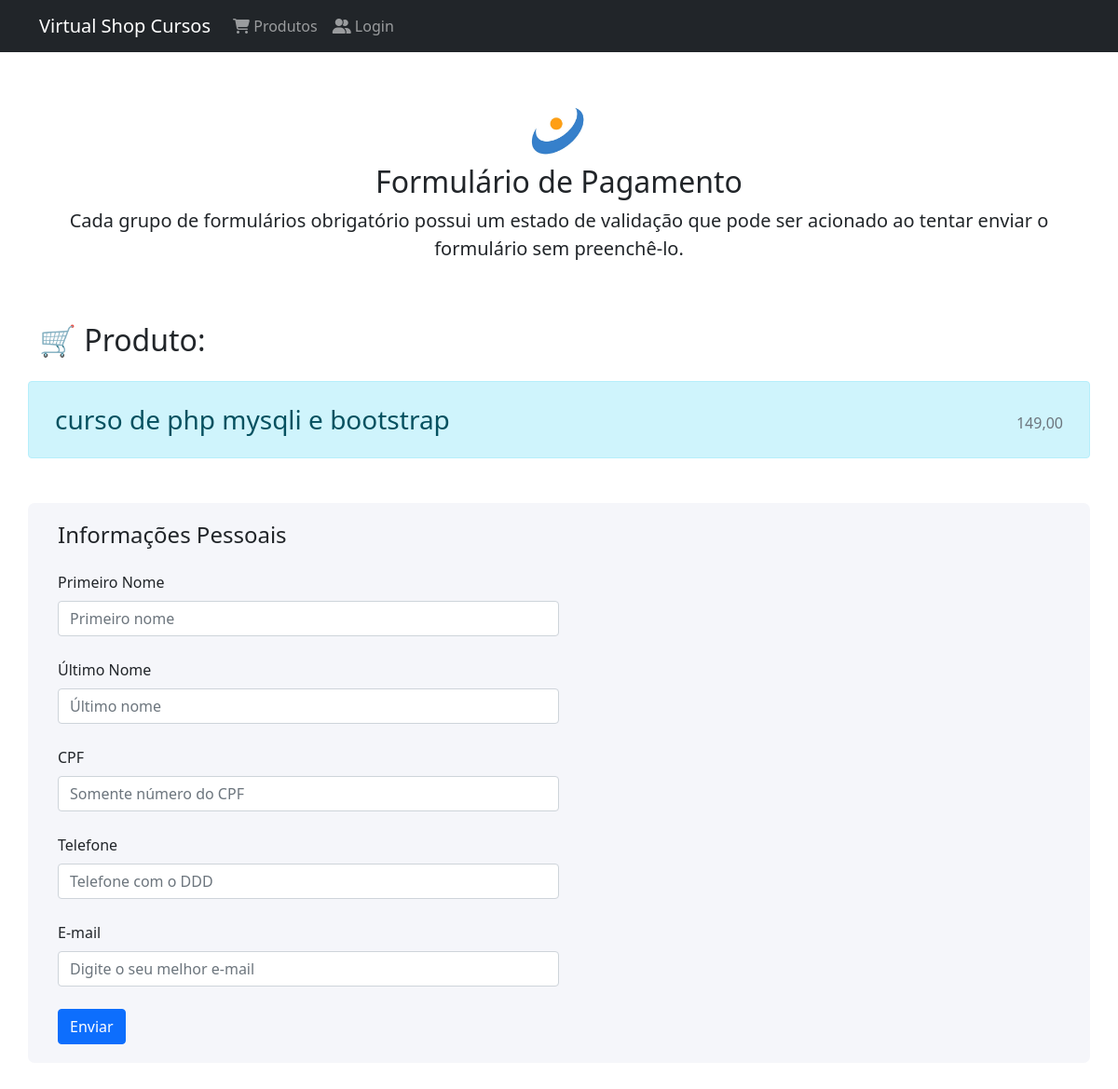
Page /View/checkout.php?id=3 on the earlier database version.
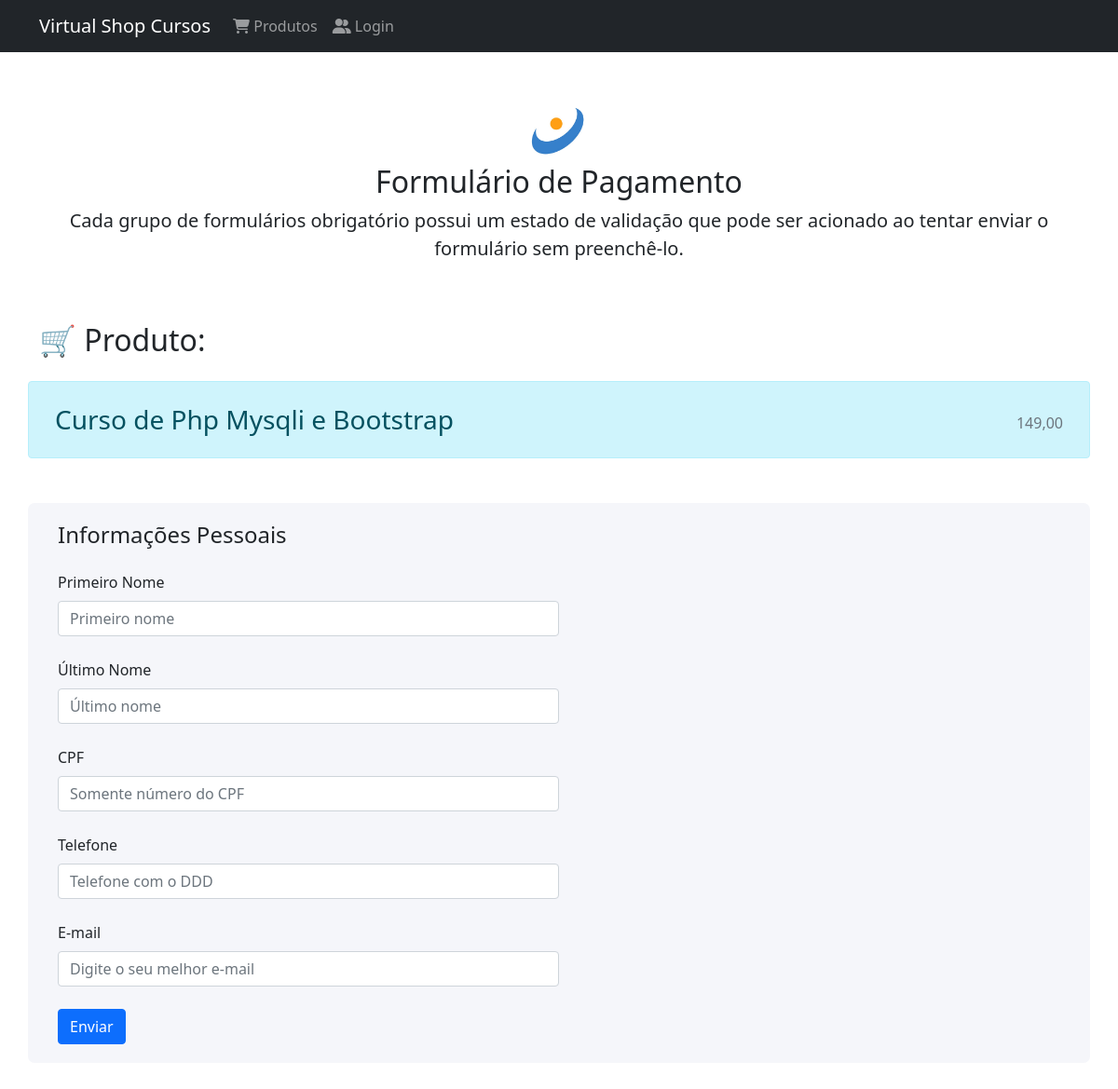
Same page on the later database version.
### tables this page shows
CREATE TABLE `products` (
  `id` int(11) NOT NULL,
  `name` varchar(220) NOT NULL,
  `description` text NOT NULL,
  `price` double NOT NULL,
  `images` varchar(220) DEFAULT NULL,
  `created` datetime NOT NULL,
  `modified` datetime DEFAULT NULL
);

### View/checkout.php (the view, shortened to what this page needs)
<?php
include_once('../model/connection.php');
$courseID = filter_input(INPUT_GET, 'id', FILTER_SANITIZE_NUMBER_INT);
if(!empty($_GET['id'])){
?>
<!DOCTYPE html>
<html lang="en">
<head>
    <link href="https://cdn.jsdelivr.net/npm/bootstrap@5.0.0-beta3/dist/css/bootstrap.min.css" rel="stylesheet">
</head>
<body>
    <?php include('navbar.php'); ?>
    <div class="container">
        <div class="py-5 text-center">
            <img src="../images/logo/logo.jpg" alt="logo" height="72" width="72">
            <h2>Formulário de Pagamento</h2>
            <p class="lead">Cada grupo de formulários obrigatório possui um estado de validação que pode ser acionado ao tentar enviar o formulário sem preenchê-lo.</p>
        </div>
        <?php
        $query = 'SELECT id, name, price FROM products Where id = :id LIMIT 1;';
        $executeQuery = $connection->prepare($query);
        $executeQuery->bindParam(':id', $courseID, PDO::PARAM_INT);
        $executeQuery->execute();
        if ($executeQuery->rowCount() > 0) {
            $productsResult = $executeQuery->fetchAll(PDO::FETCH_ASSOC);
        } else {
            return [];
        }
        foreach ($productsResult as $item) { ?>
            <h2>🛒 Produto:</h2>
            <div class="row mb-5 mt-4 alert alert-info" role="alert">
                <div class="col-md-8 mt-2">
                    <h3><?php echo $item['name']; ?></h3>
                </div>
                <div class="col-md-4 mt-3 text-end">
                    <div class="mb-1 text-muted"><?php echo number_format($item['price'], 2, ",", "."); ?></div>
                </div>
            </div>
        <?php } ?>
        <div class="row mb-5" style="background-color: #f5f6fa;padding: 20px;box-sizing: border-box;border-radius: 7px;">
            <div class="col-md-12">
                <h4 class="mb-3">Informações Pessoais</h4>
                <form>
                    <div class="form-row">
                        <div class="form-group col-md-6 mt-4">
                            <label for="first_name">Primeiro Nome</label>
                            <input type="text" name="first_name" id="first_name" class="form-control mt-2" placeholder="Primeiro nome" autofocus required>
                        </div>
                        <div class="form-group col-md-6 mt-4">
                            <label for="last_name">Último Nome</label>
                            <input type="text" name="last_name" id="last_name" class="form-control mt-2" placeholder="Último nome" required>
                        </div>
                    </div>
                    <div class="form-row">
                        <div class="form-group col-md-6 mt-4">
                            <label for="cpf">CPF</label>
                            <input type="text" name="cpf" id="cpf" class="form-control mt-2" placeholder="Somente número do CPF" maxlength="14" oninput="cpfMask(this)" required>
                        </div>
                        <div class="form-group col-md-6 mt-4">
                            <label for="phone">Telefone</label>
                            <input type="text" name="phone" id="phone" class="form-control mt-2" placeholder="Telefone com o DDD" maxlength="14" oninput="maskPhone(this)" required>
                        </div>
                    </div>
                    <div class="form-group col-md-6 mt-4">
                        <label for="email">E-mail</label>
                        <input type="email" name="email" id="email" class="form-control mt-2" placeholder="Digite o seu melhor e-mail">
                    </div>
                    <button type="submit" class="btn btn-primary mt-4">Enviar</button>
                </form>
            </div>
        </div>
    </div>
</body>
</html>
<?php }else{
    echo "<h2>Erro 404 - Página Não Encontrada</h2>";
}?>

Differences in the rows shown:
changed products: name "curso de php mysqli e bootstrap" → "Curso de Php Mysqli e Bootstrap"
